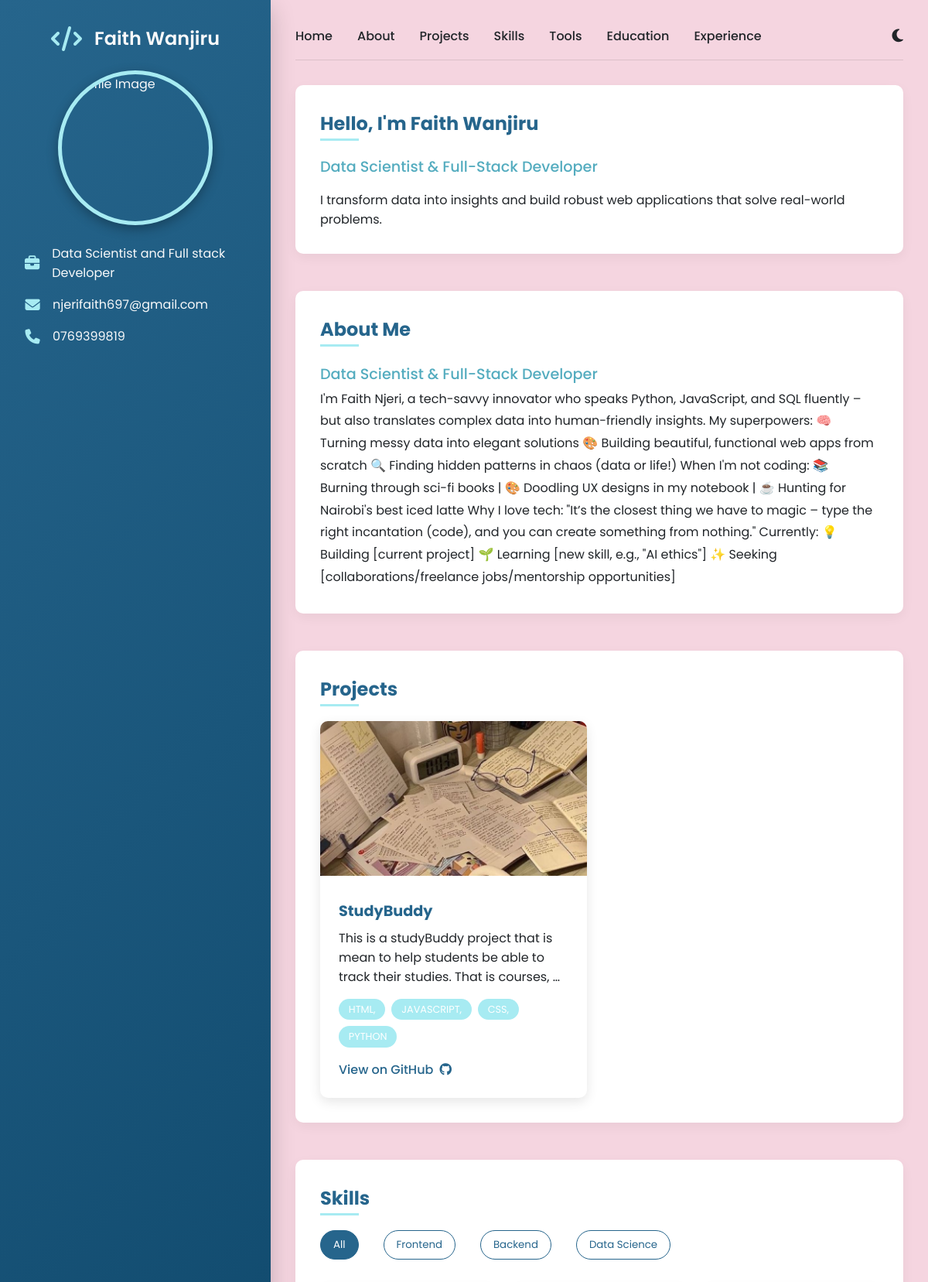
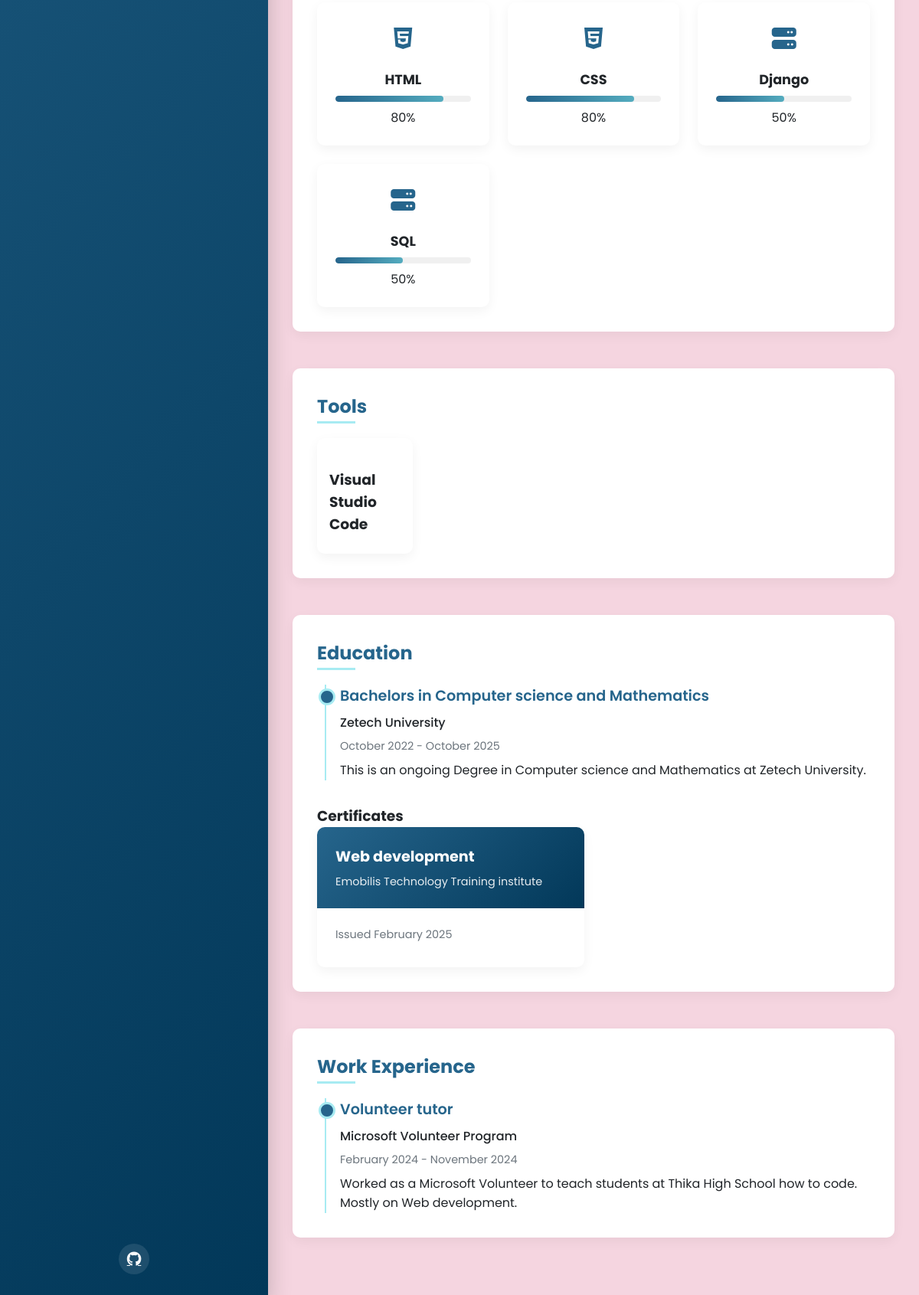
The page / on the database its author committed (2 pictures, top to bottom).
### main/models.py (models this page shows, shortened)
class Profile(models.Model):
    name = models.CharField(max_length=100)
    profession = models.CharField(max_length=100)
    email = models.EmailField()
    phone = models.CharField(max_length=20)
    about_me = models.TextField()
    profile_image = models.ImageField(upload_to='profile/')
    resume = models.FileField(upload_to='resume/', null=True, blank=True)

class SocialMedia(models.Model):
    PLATFORM_CHOICES = [
        ('github', 'GitHub'),
        ('twitter', 'Twitter'),
        ('instagram', 'Instagram'),
        ('telegram', 'Telegram'),
        ('tiktok', 'TikTok'),
        ('spotify', 'Spotify'),
    ]
    profile = models.ForeignKey(Profile, on_delete=models.CASCADE)
    platform = models.CharField(max_length=20, choices=PLATFORM_CHOICES)
    url = models.URLField()

class Project(models.Model):
    title = models.CharField(max_length=100)
    description = models.TextField()
    github_url = models.URLField()
    image = models.ImageField(upload_to='projects/')
    technologies = models.CharField(max_length=200)
    created_at = models.DateTimeField(auto_now_add=True)

class Skill(models.Model):
    CATEGORY_CHOICES = [
        ('frontend', 'Frontend'),
        ('backend', 'Backend'),
        ('data_science', 'Data Science'),
    ]
    name = models.CharField(max_length=100)
    category = models.CharField(max_length=20, choices=CATEGORY_CHOICES)
    proficiency = models.IntegerField(default=80)  # Percentage

class Tool(models.Model):
    name = models.CharField(max_length=100)
    icon_class = models.CharField(max_length=50)  # For font-awesome or other icon classes

class Education(models.Model):
    institution = models.CharField(max_length=100)
    degree = models.CharField(max_length=100)
    field_of_study = models.CharField(max_length=100)
    start_date = models.DateField()
    end_date = models.DateField(null=True, blank=True)
    description = models.TextField(blank=True)

class Certificate(models.Model):
    name = models.CharField(max_length=100)
    issuing_organization = models.CharField(max_length=100)
    issue_date = models.DateField()
    credential_id = models.CharField(max_length=100, blank=True)
    credential_url = models.URLField(blank=True)

class WorkExperience(models.Model):
    position = models.CharField(max_length=100)
    company = models.CharField(max_length=100)
    start_date = models.DateField()
    end_date = models.DateField(null=True, blank=True)
    description = models.TextField()
    current = models.BooleanField(default=False)

### main/views.py (the view)
# urls.py: path('', portfolio, name='portfolio'),
def portfolio(request):
    profile = Profile.objects.first()
    social_media = SocialMedia.objects.filter(profile=profile)
    projects = Project.objects.all()
    skills = Skill.objects.all()
    tools = Tool.objects.all()
    education = Education.objects.all()
    certificates = Certificate.objects.all()
    work_experience = WorkExperience.objects.all()
    context = {
        'profile': profile,
        'social_media': social_media,
        'projects': projects,
        'skills': skills,
        'tools': tools,
        'education': education,
        'certificates': certificates,
        'work_experience': work_experience,
    }
    return render(request, 'main/portfolio.html', context)

### main/templates/main/portfolio.html (shortened to what this page needs)
<!DOCTYPE html>
{% load static %}
<html lang="en">
<head>
    <link rel="stylesheet" href="https://cdnjs.cloudflare.com/ajax/libs/font-awesome/6.4.0/css/all.min.css">
    <link rel="stylesheet" href="{% static 'css/style.css' %}">
</head>
<body>
    <div class="container">
        <div class="profile-card">
            <div class="profile-header">
                <i class="fas fa-code profile-icon"></i>
                <h1 class="profile-name">{{ profile.name }}</h1>
            </div>
            <img src="{ {% static 'main/static/images/download (8).jpg' %}}" alt="Profile Image" class="profile-image">
            <div class="profile-details">
                <div class="detail-item">
                    <i class="fas fa-briefcase detail-icon"></i>
                    <span>{{ profile.profession }}</span>
                </div>
                <div class="detail-item">
                    <i class="fas fa-envelope detail-icon"></i>
                    <span>{{ profile.email }}</span>
                </div>
                <div class="detail-item">
                    <i class="fas fa-phone detail-icon"></i>
                    <span>{{ profile.phone }}</span>
                </div>
            </div>
            <div class="social-links">
                {% for social in social_media %}
                <a href="{{ social.url }}" class="social-link" target="_blank">
                    <i class="fab fa-{{ social.platform }}"></i>
                </a>
                {% endfor %}
            </div>
        </div>
        <div class="main-content">
            <nav class="navbar">
                <div class="nav-links">
                    <a href="#home" class="nav-link">Home</a>
                    <a href="#about" class="nav-link">About</a>
                    <a href="#projects" class="nav-link">Projects</a>
                    <a href="#skills" class="nav-link">Skills</a>
                    <a href="#tools" class="nav-link">Tools</a>
                    <a href="#education" class="nav-link">Education</a>
                    <a href="#experience" class="nav-link">Experience</a>
                </div>
                <button class="theme-toggle" id="themeToggle">
                    <i class="fas fa-moon"></i>
                </button>
            </nav>
            <section id="home" class="section">
                <h2 class="section-title">Hello, I'm {{ profile.name }}</h2>
                <div class="home-content">
                    <p class="profession">Data Scientist & Full-Stack Developer</p>
                    <p>I transform data into insights and build robust web applications that solve real-world problems.</p>
                </div>
            </section>
            <section id="about" class="section">
                <h2 class="section-title">About Me</h2>
                <div class="about-content">
                    <p class="profession">Data Scientist & Full-Stack Developer</p>
                    <p>I'm Faith Njeri, a tech-savvy innovator who speaks Python, JavaScript, and SQL fluently – but also translates complex data into human-friendly insights.
                        My superpowers:
                        🧠 Turning messy data into elegant solutions
                        🎨 Building beautiful, functional web apps from scratch
                        🔍 Finding hidden patterns in chaos (data or life!)
                        When I'm not coding:
                        📚 Burning through sci-fi books | 🎨 Doodling UX designs in my notebook | ☕ Hunting for Nairobi's best iced latte
                        Why I love tech:
                        "It’s the closest thing we have to magic – type the right incantation (code), and you can create something from nothing."
                        Currently:
                        💡 Building [current project]
                        🌱 Learning [new skill, e.g., "AI ethics"]
                        ✨ Seeking [collaborations/freelance jobs/mentorship opportunities]</p>
                </div>
            </section>
            <section id="projects" class="section">
                <h2 class="section-title">Projects</h2>
                <div class="projects-grid">
                    {% for project in projects %}
                    <div class="project-card" data-project-id="{{ project.id }}">
                        <img src="{{ project.image.url }}" alt="{{ project.title }}" class="project-image">
                        <div class="project-info">
                            <h3 class="project-title">{{ project.title }}</h3>
                            <p class="project-description">{{ project.description|truncatewords:20 }}</p>
                            <div class="project-technologies">
                                {% for tech in project.technologies.split %}
                                <span class="technology-tag">{{ tech }}</span>
                                {% endfor %}
                            </div>
                            <a href="{{ project.github_url }}" class="project-link" target="_blank">
                                View on GitHub <i class="fab fa-github"></i>
                            </a>
                        </div>
                    </div>
                    {% endfor %}
                </div>
            </section>
            <section id="skills" class="section">
                <h2 class="section-title">Skills</h2>
                <div class="skills-categories">
                    <button class="skill-category active" data-category="all">All</button>
                    <button class="skill-category" data-category="frontend">Frontend</button>
                    <button class="skill-category" data-category="backend">Backend</button>
                    <button class="skill-category" data-category="data_science">Data Science</button>
                </div>
                <div class="skills-grid">
                    {% for skill in skills %}
                    <div class="skill-card" data-category="{{ skill.category }}">
                        <div class="skill-icon">
                            {% if skill.category == 'frontend' %}
                            <i class="fab fa-html5"></i>
                            {% elif skill.category == 'backend' %}
                            <i class="fas fa-server"></i>
                            {% else %}
                            <i class="fas fa-chart-line"></i>
                            {% endif %}
                        </div>
                        <h3 class="skill-name">{{ skill.name }}</h3>
                        <div class="skill-progress">
                            <div class="skill-progress-bar" style="width: {{ skill.proficiency }}%"></div>
                        </div>
                        <span>{{ skill.proficiency }}%</span>
                    </div>
                    {% endfor %}
                </div>
            </section>
            <section id="tools" class="section">
                <h2 class="section-title">Tools</h2>
                <div class="tools-grid">
                    {% for tool in tools %}
                    <div class="tool-card">
                        <h3>{{ tool.name }}</h3>
                    </div>
                    {% endfor %}
                </div>
            </section>
            <section id="education" class="section">
                <h2 class="section-title">Education</h2>
                <div class="education-timeline">
                    {% for edu in education %}
                    <div class="education-item">
                        <h3 class="education-degree">{{ edu.degree }}</h3>
                        <p class="education-institution">{{ edu.institution }}</p>
                        <p class="education-duration">
                            {{ edu.start_date|date:"F Y" }} -
                            {% if edu.end_date %}{{ edu.end_date|date:"F Y" }}{% else %}Present{% endif %}
                        </p>
                        <p class="education-description">{{ edu.description }}</p>
                    </div>
                    {% endfor %}
                </div>
                <h3 style="margin-top: 2rem;">Certificates</h3>
                <div class="certificates-grid">
                    {% for cert in certificates %}
                    <div class="certificate-card">
                        <div class="certificate-header">
                            <h3 class="certificate-name">{{ cert.name }}</h3>
                            <p class="certificate-organization">{{ cert.issuing_organization }}</p>
                        </div>
                        <div class="certificate-body">
                            <p class="certificate-date">
                                Issued {{ cert.issue_date|date:"F Y" }}
                            </p>
                        </div>
                    </div>
                    {% endfor %}
                </div>
            </section>
            <section id="experience" class="section">
                <h2 class="section-title">Work Experience</h2>
                <div class="experience-timeline">
                    {% for exp in work_experience %}
                    <div class="experience-item">
                        <h3 class="experience-position">{{ exp.position }}</h3>
                        <p class="experience-company">{{ exp.company }}</p>
                        <p class="experience-duration">
                            {{ exp.start_date|date:"F Y" }} -
                            {% if exp.end_date %}{{ exp.end_date|date:"F Y" }}{% else %}Present{% endif %}
                        </p>
                        <p class="experience-description">{{ exp.description }}</p>
                    </div>
                    {% endfor %}
                </div>
            </section>
        </div>
    </div>
</body>
</html>

### rows shown on the page
Profile: name "Faith Wanjiru", profession "Data Scientist and Full stack Developer", email "njerifaith697@gmail.com", phone "0769399819"
Project: image (picture), title "StudyBuddy", description "This is a studyBuddy project that is mean to help students be able to track their studies. That is courses, …", split "HTML," "JAVASCRIPT," "CSS," "PYTHON"
Skill: category "frontend" (drawn), name "HTML", proficiency "80"
Skill: category "frontend" (drawn), name "CSS", proficiency "80"
Skill: category "backend" (drawn), name "Django", proficiency "50"
Skill: category "backend" (drawn), name "SQL", proficiency "50"
Tool: name "Visual Studio Code"
Education: degree "Bachelors in Computer science and Mathematics", institution "Zetech University", start_date "October 2022", end_date "October 2025", description "This is an ongoing Degree in Computer science and Mathematics at Zetech University."
Certificate: name "Web development", issuing_organization "Emobilis Technology Training institute", issue_date "February 2025"
WorkExperience: position "Volunteer tutor", company "Microsoft Volunteer Program", start_date "February 2024", end_date "November 2024", description "Worked as a Microsoft Volunteer to teach students at Thika High School how to code. Mostly on Web development."
